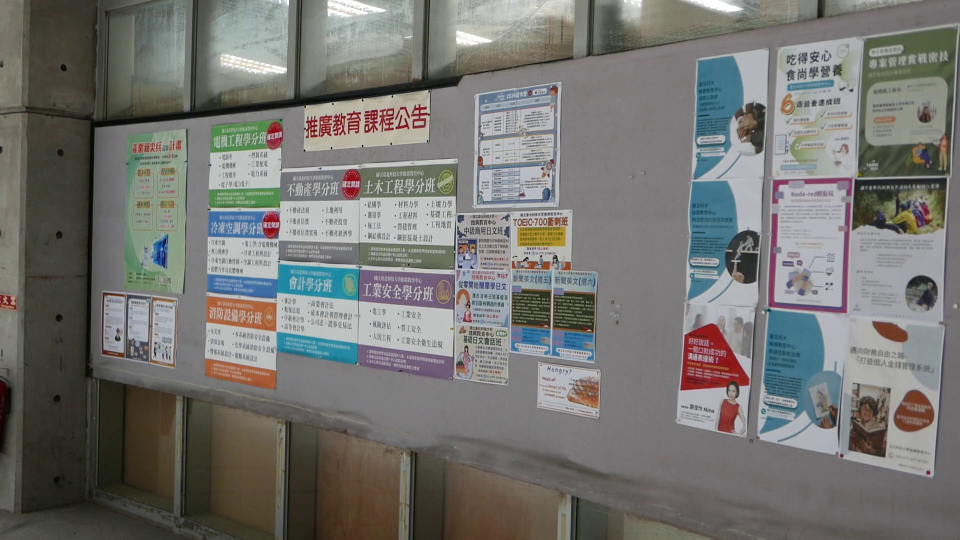
#> input picture 008/0000.jpg, 1920 x 1080 px (shown at 1/2 size); its folder holds 4 pictures in this run
$ python shift_calculate.py
#> lines starting #> are read from the running program, lines starting #| are printed output that depends on the picture
import cv2
import numpy as np
import os
from tqdm import tqdm


def calculate_translation(img1, img2):
    # 初始化ORB检测器
    orb = cv2.ORB_create()

    # 检测并计算特征点和描述符
    keypoints1, descriptors1 = orb.detectAndCompute(img1, None)
    keypoints2, descriptors2 = orb.detectAndCompute(img2, None)

    # 创建BFMatcher对象
    bf = cv2.BFMatcher(cv2.NORM_HAMMING, crossCheck=True)

    # 匹配描述符
    matches = bf.match(descriptors1, descriptors2)

    # 按照距离排序匹配结果
    matches = sorted(matches, key=lambda x: x.distance)

    # 提取匹配的关键点
    src_pts = np.float32(
        [keypoints1[m.queryIdx].pt for m in matches]).reshape(-1, 2)
    dst_pts = np.float32(
        [keypoints2[m.trainIdx].pt for m in matches]).reshape(-1, 2)

    # 计算平移向量
    translations = dst_pts - src_pts

    # 计算平均平移
    mean_translation = np.mean(translations, axis=0)

    return mean_translation


# 调用函数计算平移向量
folder_path = "008"
images = [cv2.imread(f"{folder_path}/{img}")
          for img in os.listdir(folder_path)]
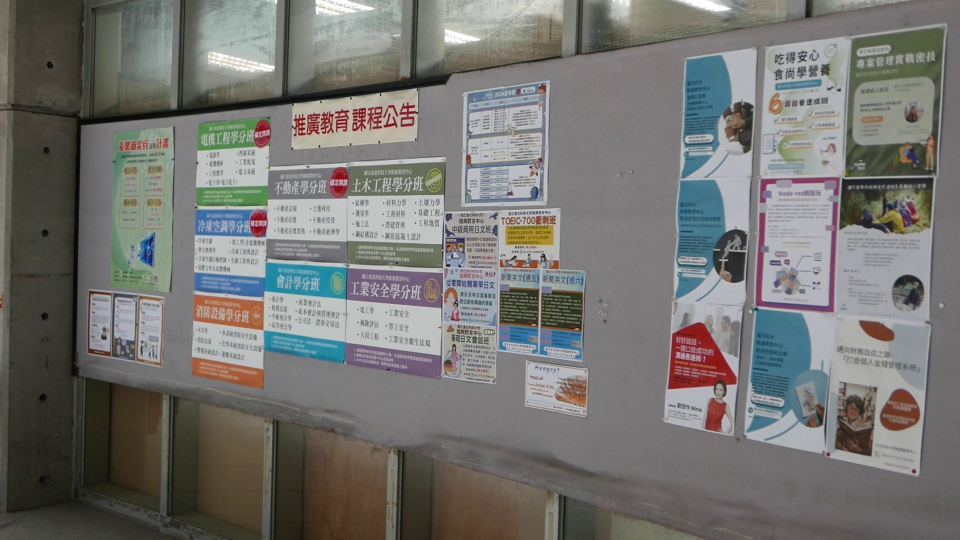
#> input picture 008/0015.jpg, 1920 x 1080 px (shown at 1/2 size)
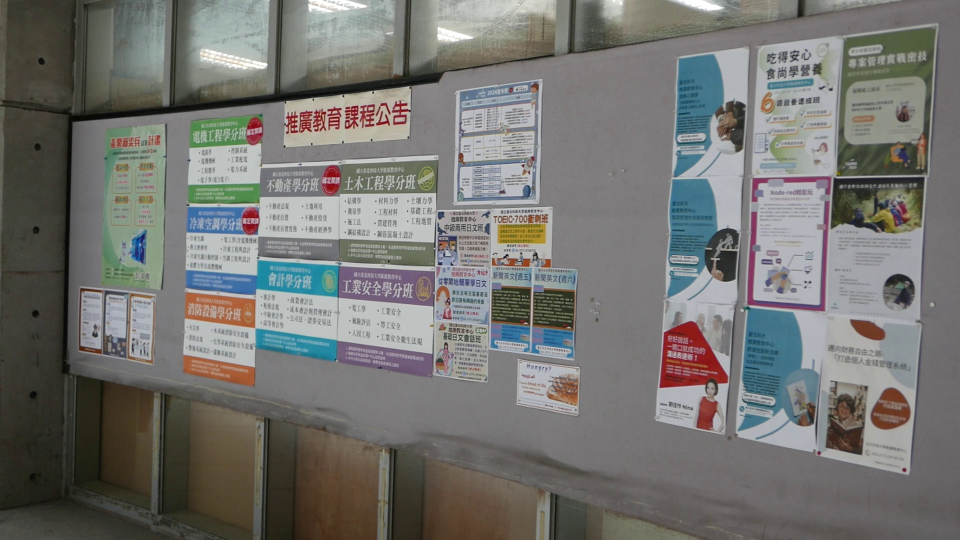
#> input picture 008/0025.jpg, 1920 x 1080 px (shown at 1/2 size)
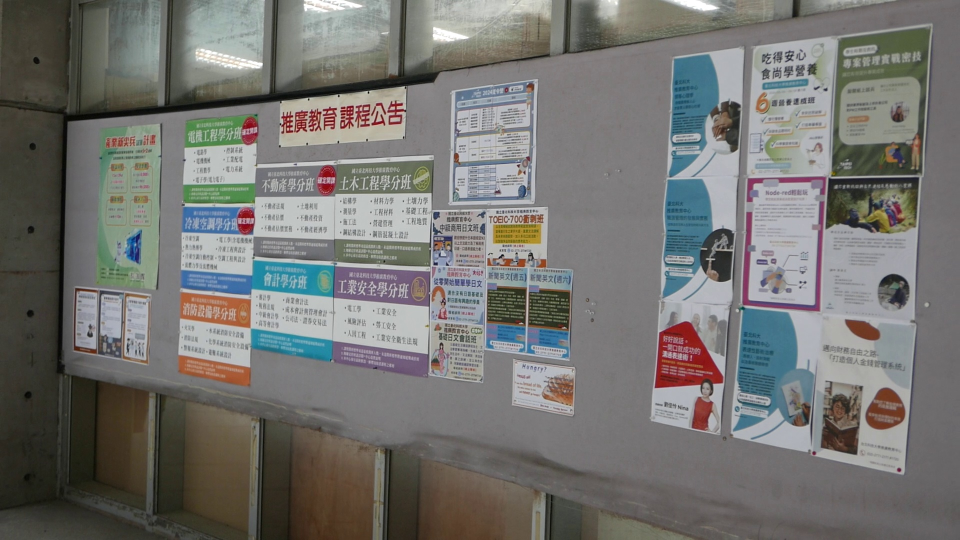
#> input picture 008/0030.jpg, 1920 x 1080 px (shown at 1/2 size)
#> images = 4 items

translation_vectors = []
for i in tqdm(range(len(images) - 2), desc="Calculating translation vectors"):
    translation_vector = calculate_translation(images[i], images[i + 1])
    translation_vectors.append(translation_vector)
#> this loop made 2 passes
#> (matches in calculate_translation, translation_vector) on passes 1 to 2: (359 matches, [-21.12, -3.34]), (354 matches, [-14.71, -4.56])
#> after the loop, translation_vectors = [[-21.12, -3.34], [-14.71, -4.56]]

# 计算累积平移向量
cumulative_translation = []
default_translation = np.array([0, 0])
for i, vector in enumerate(translation_vectors):
    default_translation = default_translation + vector
    cumulative_translation.append(
        [int(default_translation[0]), int(default_translation[1])])
#> this loop made 2 passes
#> (vector, default_translation) on pass 2: ([-14.71, -4.56], [-35.83, -7.89])
#> after the loop, cumulative_translation = [[-21, -3], [-35, -7]]

max_x = max([abs(vector[0]) for vector in cumulative_translation])
#> max_x = 35
max_y = max([abs(vector[1]) for vector in cumulative_translation])
#> max_y = 7
min_x = min([vector[0] for vector in cumulative_translation])
#> min_x = -35
min_y = min([vector[1] for vector in cumulative_translation])
#> min_y = -7
height = max_y - min_y + images[0].shape[0]
#> height = 1094
width = max_x - min_x + images[0].shape[1]
#> width = 1990

fourcc = cv2.VideoWriter_fourcc(*'mp4v')
file_name = f"translation-{folder_path}.mp4"
if os.path.exists(file_name):
    os.remove(file_name)

video = cv2.VideoWriter(
    file_name, fourcc, 10, (width, height))

for i in tqdm(range(len(cumulative_translation)), desc="Creating video"):
    image = images[i+1]
    x_translation = cumulative_translation[i][0]
    y_translation = cumulative_translation[i][1]
    translated_image = np.zeros((height, width, 3), dtype=np.uint8)
    translated_image[max_y-y_translation:max_y-y_translation+image.shape[0],
                     max_x-x_translation:max_x-x_translation+image.shape[1]] = image
    video.write(translated_image)
#> this loop made 2 passes
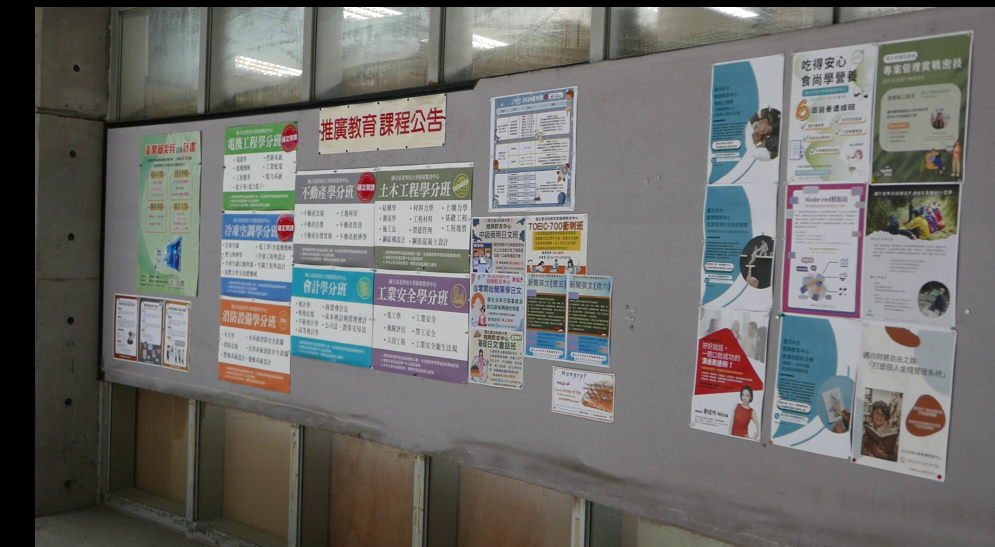
#> translated_image: shape (1094, 1990, 3) (shown at 1/2 size); mean B, G, R 107.2, 110.4, 110.6

video.release()
